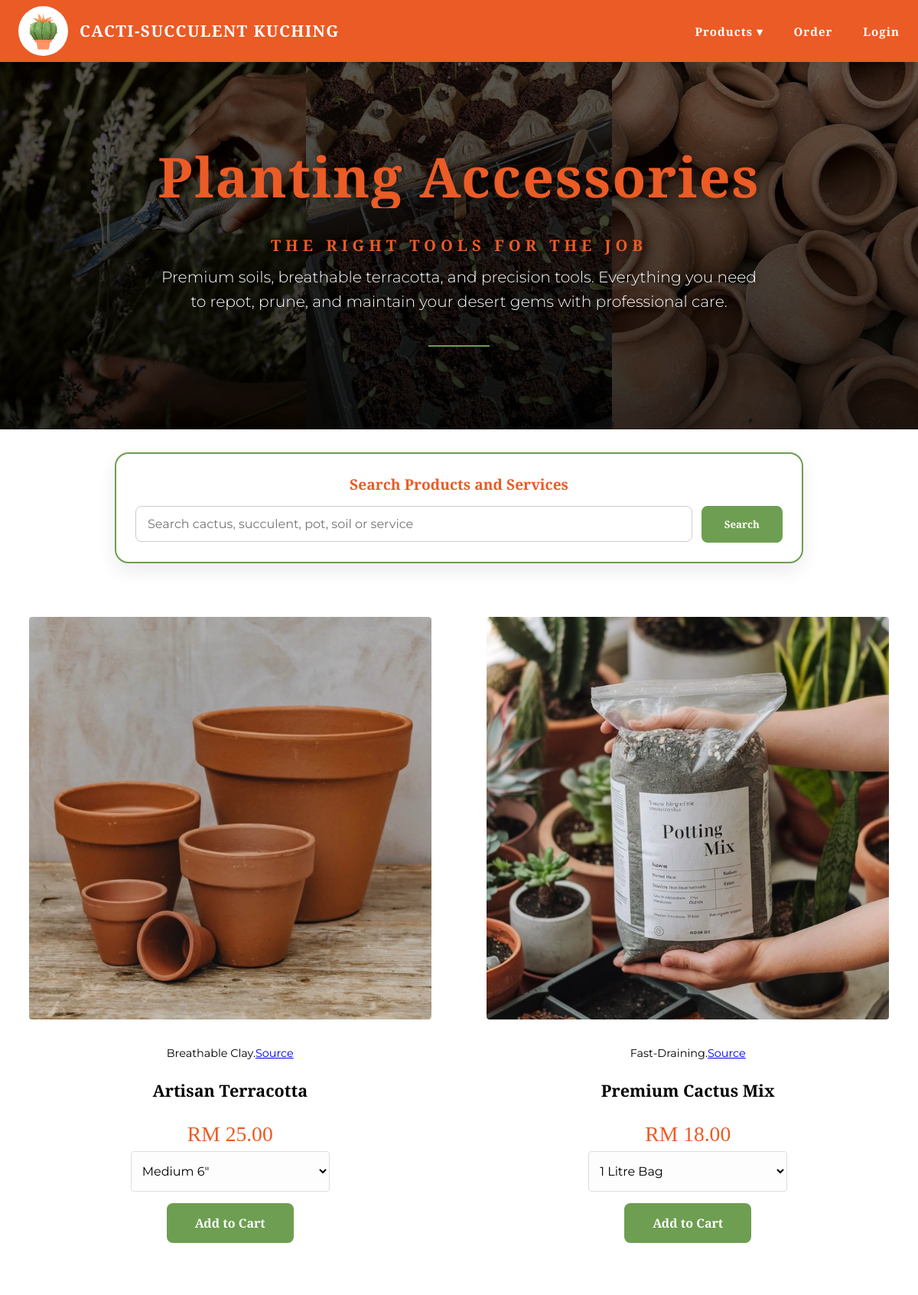
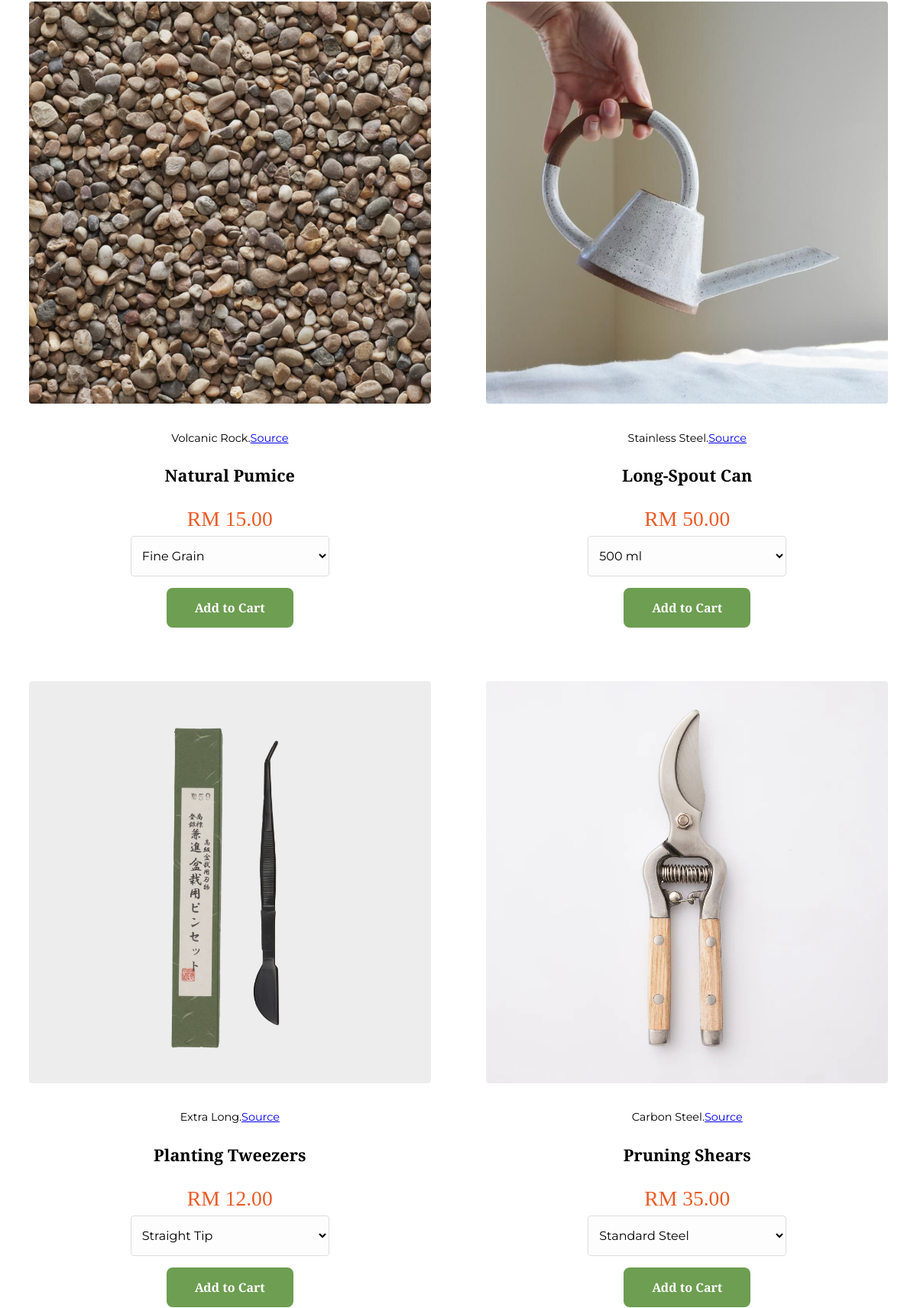
/product3.php (upper part), run on the app's committed database (2 pictures, top to bottom).
### tables this page shows
CREATE TABLE `product` (
  `id` int(11) NOT NULL,
  `product_name` varchar(100) NOT NULL,
  `category` varchar(50) NOT NULL,
  `product_options` varchar(255) DEFAULT NULL,
  `description` text NOT NULL,
  `price` decimal(10,2) NOT NULL,
  `image_path` varchar(255) NOT NULL,
  `image_source` varchar(500) DEFAULT NULL,
  `stock_quantity` int(11) DEFAULT NULL
);

CREATE TABLE `product_option` (
  `id` int(11) NOT NULL,
  `product_id` int(11) NOT NULL,
  `option_name` varchar(100) NOT NULL,
  `option_price` decimal(10,2) NOT NULL,
  `option_stock` int(11) NOT NULL DEFAULT 50
);

### product3.php (the view, shortened to what this page needs)
<!DOCTYPE html>
<html lang="en">
<head>
    <link rel="stylesheet" href="styles/style.css?v=product3optionstockfixed1">
    <link href="https://cdn.jsdelivr.net/npm/remixicon/fonts/remixicon.css" rel="stylesheet">
</head>
<body class="product-page">
<?php include 'header.inc'; ?>
    <div class="cactus-party">
    </div>
    <section class="hero-section hero-accessories">
        <div class="hero-content">
            <h1>Planting Accessories</h1>
            <h2>The Right Tools for the Job</h2>
            <p>Premium soils, breathable terracotta, and precision tools. Everything you need to repot, prune, and maintain your desert gems with professional care.</p>
            <div class="hero-divider"></div>
        </div>
    </section>
    <main class="content-wrapper">
        <?php include 'product_service_search.inc'; ?>
        <div class="product-grid">
            <?php
            require_once('settings.php');
            $create_option_table_sql = "
                CREATE TABLE IF NOT EXISTS product_option (
                    id INT AUTO_INCREMENT PRIMARY KEY,
                    product_id INT NOT NULL,
                    option_name VARCHAR(100) NOT NULL,
                    option_price DECIMAL(10,2) NOT NULL,
                    option_stock INT NOT NULL DEFAULT 0,
                    FOREIGN KEY (product_id) REFERENCES product(id) ON DELETE CASCADE
                )
            ";
            mysqli_query($conn, $create_option_table_sql);
            $sql = "SELECT id, product_name, product_options, description, price, image_path, image_source, stock_quantity
                    FROM product
                    WHERE category = 'Planting Accessories'
                    ORDER BY id ASC";
            $result = mysqli_query($conn, $sql);
            if ($result && mysqli_num_rows($result) > 0) {
                while ($row = mysqli_fetch_assoc($result)) {
                    $product_id = strtolower(str_replace(' ', '-', $row['product_name']));
                    $option_records = [];
                    $option_sql = "SELECT id, option_name, option_price, option_stock
                                   FROM product_option
                                   WHERE product_id = ?
                                   ORDER BY id ASC";
                    $option_stmt = mysqli_prepare($conn, $option_sql);
                    mysqli_stmt_bind_param($option_stmt, "i", $row['id']);
                    mysqli_stmt_execute($option_stmt);
                    $option_result = mysqli_stmt_get_result($option_stmt);
                    if ($option_result && mysqli_num_rows($option_result) > 0) {
                        while ($option_row = mysqli_fetch_assoc($option_result)) {
                            $option_records[] = $option_row;
                        }
                    }
                    $display_price = number_format((float)$row['price'], 2);
                    $is_sold_out = false;
                    $first_available_option_value = "";
                    if (count($option_records) > 0) {
                        foreach ($option_records as $option_record) {
                            $option_stock = (int)$option_record['option_stock'];
                            if ($option_stock > 0) {
                                if ($first_available_option_value == "") {
                                    $display_price = number_format((float)$option_record['option_price'], 2);
                                    $option_name_for_value = trim($option_record['option_name']);
                                    $option_price_for_value = number_format((float)$option_record['option_price'], 2, '.', '');
                                    $first_available_option_value = strtolower(str_replace(' ', '-', $option_name_for_value)) . "|" . $option_price_for_value;
                                }
                            }
                        }
                    } else {
                        $stock_quantity = (int)$row['stock_quantity'];
                        $is_sold_out = ($stock_quantity <= 0);
                    }
            ?>
                    <article class="cactus-card<?php echo $is_sold_out ? ' sold-out-card' : ''; ?>" id="<?php echo htmlspecialchars($product_id); ?>">
                        <figure>
                            <img src="<?php echo htmlspecialchars($row['image_path']); ?>" alt="<?php echo htmlspecialchars($row['product_name']); ?>">
                            <figcaption>
                                <?php echo htmlspecialchars($row['description']); ?>
                                <?php if (!empty($row['image_source'])) { ?>
                                    <a href="<?php echo htmlspecialchars($row['image_source']); ?>" target="_blank">Source</a>
                                <?php } ?>
                            </figcaption>
                        </figure>
                        <div class="card-content">
                            <h3><?php echo htmlspecialchars($row['product_name']); ?></h3>
                            <p class="price option-price">RM <?php echo htmlspecialchars($display_price); ?></p>
                            <form action="add_to_cart.php" method="post">
                                <?php
                                if (count($option_records) > 0) {
                                    echo '<select class="size-selector option-selector" name="item_option">';
                                    foreach ($option_records as $option_record) {
                                        $option_name = trim($option_record['option_name']);
                                        $option_price = number_format((float)$option_record['option_price'], 2, '.', '');
                                        $option_stock = (int)$option_record['option_stock'];
                                        $option_value = strtolower(str_replace(' ', '-', $option_name)) . "|" . $option_price;
                                        $disabled = "";
                                        $selected = "";
                                        $option_label = $option_name;
                                        if ($option_stock <= 0) {
                                            $disabled = "disabled";
                                            $option_label .= " - Sold Out";
                                        }
                                        if ($option_value == $first_available_option_value) {
                                            $selected = "selected";
                                        }
                                        echo '<option value="' . htmlspecialchars($option_value) . '" data-price="' . htmlspecialchars($option_price) . '" ' . $disabled . ' ' . $selected . '>' . htmlspecialchars($option_label) . '</option>';
                                    }
                                    echo '</select>';
                                } else if (!empty($row['product_options'])) {
                                    $options_array = explode(',', $row['product_options']);
                                    echo '<select class="size-selector option-selector" name="item_option">';
                                    foreach ($options_array as $option) {
                                        $option = trim($option);
                                        if ($option != "") {
                                            if (strpos($option, ':') !== false) {
                                                list($opt_name, $opt_price) = explode(':', $option, 2);
                                                $opt_name = trim($opt_name);
                                                $opt_price = number_format((float)trim($opt_price), 2);
                                                $hidden_value = htmlspecialchars(strtolower(str_replace(' ', '-', $opt_name)) . '|' . $opt_price);
                                                echo '<option value="' . $hidden_value . '" data-price="' . htmlspecialchars($opt_price) . '">' . htmlspecialchars($opt_name) . '</option>';
                                            } else {
                                                $fallback_price = number_format((float)$row['price'], 2);
                                                echo '<option value="' . htmlspecialchars(strtolower(str_replace(' ', '-', $option))) . '" data-price="' . htmlspecialchars($fallback_price) . '">' . htmlspecialchars($option) . '</option>';
                                            }
                                        }
                                    }
                                    echo '</select>';
                                }
                                ?>
                                <?php if ($is_sold_out) { ?>
                                    <button class="add-to-cart sold-out-button" disabled>Sold Out</button>
                                <?php } else { ?>
                                    <button type="submit" class="add-to-cart">Add to Cart</button>
                                <?php } ?>
                            </form>
                        </div>
                    </article>
            <?php
                }
            } else {
                echo "<p class='product-empty-message'>We are currently restocking our premium Accessories! Please check back later.</p>";
            }
            ?>
        </div>
    </main>
</body>
</html>

### header.inc
<?php
echo "
<header id='top-header' class='main-header'>
        <div class='header-container'>
            <div class='logo-area'>
                <a href='index.php'>
                    <img src='images/cacti-succulent-logo.png' alt='Cacti-Succulent Kuching Logo' class='site-logo'>
                    <span class='brand-name'>Cacti-Succulent Kuching</span>
                </a>
            </div>
            <nav class='main-nav'>
                <ul>
                    <li class='dropdown'>
                        <a href='#' class='dropbtn'>Products ▾</a>
                        <div class='dropdown-content'>
                            <a href='product1.php'>Cacti</a>
                            <a href='product2.php'>Succulents</a>
                            <a href='product3.php'>Planting Accessories</a>
                            <a href='service1.php'>Services</a>
                        </div>
                    </li>
                    <li><a href='order.php'>Order</a></li>
                    <li><a href='login.php'>Login</a></li>
                </ul>
            </nav>
        </div>
    </header>
";
?>

### product_service_search.inc (shortened to what this page needs)
<?php
$current_page = basename($_SERVER['PHP_SELF']);
$search_keyword = isset($_GET['search']) ? trim($_GET['search']) : "";
?>
<section class="site-search-section">
    <form action="<?php echo htmlspecialchars($current_page); ?>" method="get" class="site-search-form">
        <label for="search">Search Products and Services</label>
        <div class="site-search-row">
            <input type="text" id="search" name="search" value="<?php echo htmlspecialchars($search_keyword); ?>" placeholder="Search cactus, succulent, pot, soil or service">
            <input type="submit" value="Search">
        </div>
    </form>
</section>

### data on the page
product: image_path (picture), description "Breathable Clay.", product_name "Artisan Terracotta", product_option.option_price "25.00"
product: image_path (picture), description "Fast-Draining.", product_name "Premium Cactus Mix", product_option.option_price "18.00"
product: image_path (picture), description "Volcanic Rock.", product_name "Natural Pumice", product_option.option_price "15.00"
product: image_path (picture), description "Stainless Steel.", product_name "Long-Spout Can", product_option.option_price "50.00"
product: image_path (picture), description "Extra Long.", product_name "Planting Tweezers", product_option.option_price "12.00"
product: image_path (picture), description "Carbon Steel.", product_name "Pruning Shears", product_option.option_price "35.00"

### other printed values
form field item_option "Medium 6\""
form field item_option "1 Litre Bag"
form field item_option "Fine Grain"
form field item_option "500 ml"
form field item_option "Straight Tip"
form field item_option "Standard Steel"
